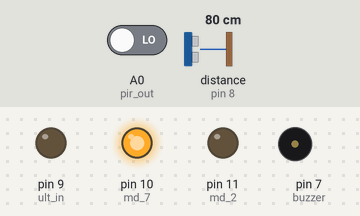
Recording of a sketch running on a simulated Arduino Uno, built with avr-gcc and run on an emulated ATmega328P. Shown: output pins drawn as LEDs (lit = HIGH), buzzer (waves = sounding, pin HIGH). Inputs (shaded band) come from the test bench; at power-on: A0 (pir_out) LOW, distance to the obstacle (sensor on pin 8) 80 cm. The echo pulse lasts 58.3 µs per cm; what the sketch prints to the serial monitor is not drawn.

Above: at 6.8 s.
6.9 s: A0 (pir_out) driven HIGH
At 9.7 s:
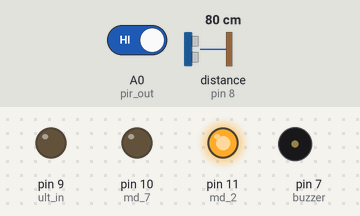
15.5 s: A0 (pir_out) driven LOW
At 20.8 s:
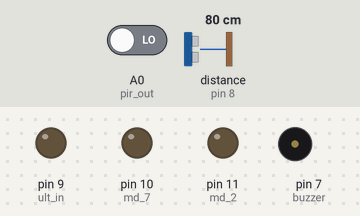
Timing chart, 0 to 30.1 s (numbered marks = the images above; inputs shaded):
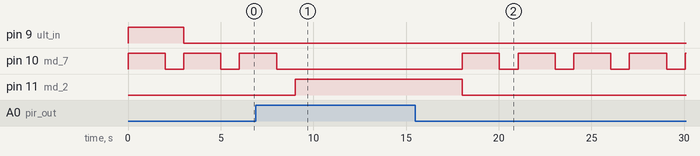

The sketch:

swacch.ino
```cpp
int pir_out=A0;

long duration;
int distance;

int md_2=11;
int md_7=10;

int ult_in=9;
int ult_out=8;

int buzzer=7;

void setup()
{
pinMode(pir_out,INPUT);

pinMode(md_7,OUTPUT);
pinMode(md_2,OUTPUT);

pinMode(ult_in,OUTPUT);
pinMode(ult_out,INPUT);
digitalWrite(ult_in,HIGH);

pinMode(buzzer,OUTPUT);


Serial.begin(9600);
}

void loop()
{
if(digitalRead(pir_out)==HIGH)
{
 Serial.print("HIGH");
 digitalWrite(md_2,HIGH);
 digitalWrite(md_7,LOW);

 delay(3000);

 digitalWrite(md_2,LOW);
 digitalWrite(md_7,LOW);

//delay(3000);
}
else
{
  Serial.print("LOW");
  digitalWrite(md_7,HIGH);
  digitalWrite(md_2,LOW);
  delay(2000);
  digitalWrite(md_2,LOW);
  digitalWrite(md_7,LOW);
  delay(1000);
}


// Clears the trigPin
digitalWrite(ult_in, LOW);
delayMicroseconds(2);
// Sets the trigPin on HIGH state for 10 micro seconds
digitalWrite(ult_in, HIGH);
delayMicroseconds(10);
digitalWrite(ult_in, LOW);

duration = pulseIn(ult_out, HIGH);

// Calculating the distance
distance= duration*0.034/2;
// Prints the distance on the Serial Monitor
Serial.print("Distance: ");
Serial.println(distance);

if(distance==6)
{
 digitalWrite(buzzer,HIGH);
}
else
{
 digitalWrite(buzzer,LOW);
}

}
```

Measured:
- after the input at 6.9 s, pin 10 (md_7): goes on until 8.0 s, then stays LOW; pin 11 (md_2): LOW → HIGH after 2.1 s
- after the input at 15.5 s, pin 10 (md_7): alternates HIGH for 2.0 s and LOW for 1.0 s, starting after 2.5 s; pin 11 (md_2): HIGH → LOW after 2.5 s
- by itself, pin 10 (md_7): alternates HIGH for 2.0 s and LOW for 1.0 s
